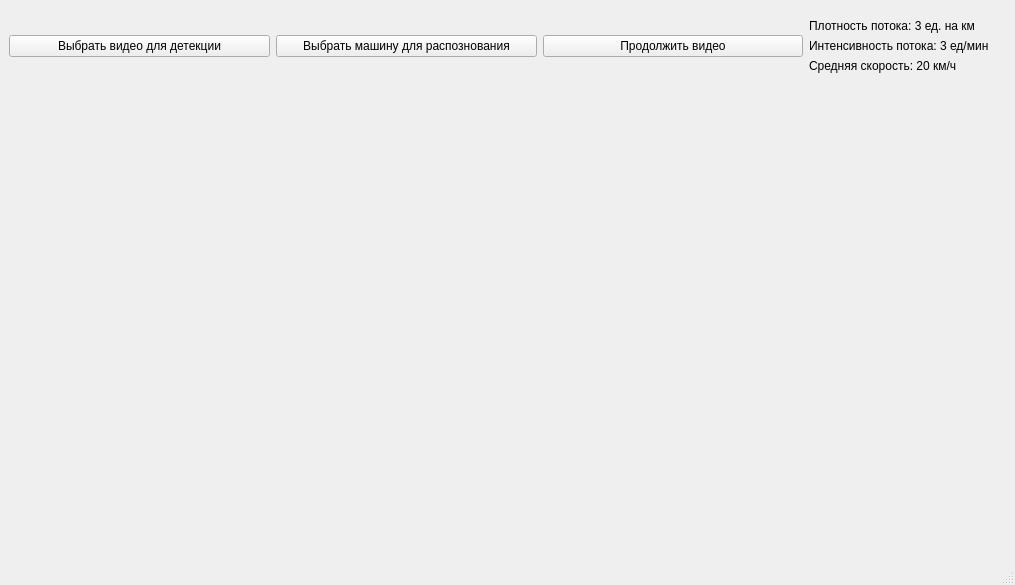
<?xml version="1.0" encoding="UTF-8"?>
<ui version="4.0">
 <class>RouteControl</class>
 <widget class="QMainWindow" name="RouteControl">
  <property name="geometry">
   <rect>
    <x>0</x>
    <y>0</y>
    <width>1015</width>
    <height>585</height>
   </rect>
  </property>
  <property name="windowTitle">
   <string>MainWindow</string>
  </property>
  <widget class="QWidget" name="centralwidget">
   <widget class="QWidget" name="verticalWidget" native="true">
    <property name="geometry">
     <rect>
      <x>9</x>
      <y>19</y>
      <width>1061</width>
      <height>691</height>
     </rect>
    </property>
    <layout class="QVBoxLayout" name="verticalLayout">
     <item>
      <layout class="QHBoxLayout" name="horizontalLayout">
       <item>
        <widget class="QPushButton" name="init_btn">
         <property name="text">
          <string>Выбрать видео для детекции</string>
         </property>
        </widget>
       </item>
       <item>
        <widget class="QPushButton" name="carClassification">
         <property name="text">
          <string>Выбрать машину для распознования</string>
         </property>
        </widget>
       </item>
       <item>
        <widget class="QPushButton" name="ok">
         <property name="text">
          <string>Продолжить видео</string>
         </property>
        </widget>
       </item>
       <item>
        <layout class="QVBoxLayout" name="verticalLayout_2">
         <item>
          <widget class="QLabel" name="label_3">
           <property name="text">
            <string>Плотность потока: 3 ед. на км</string>
           </property>
          </widget>
         </item>
         <item>
          <widget class="QLabel" name="label">
           <property name="text">
            <string>Интенсивность потока: 3 ед/мин</string>
           </property>
          </widget>
         </item>
         <item>
          <widget class="QLabel" name="label_2">
           <property name="text">
            <string>Средняя скорость: 20 км/ч</string>
           </property>
          </widget>
         </item>
        </layout>
       </item>
      </layout>
     </item>
     <item>
      <widget class="QLabel" name="road_view">
       <property name="sizePolicy">
        <sizepolicy hsizetype="Expanding" vsizetype="Expanding">
         <horstretch>0</horstretch>
         <verstretch>0</verstretch>
        </sizepolicy>
       </property>
       <property name="text">
        <string/>
       </property>
      </widget>
     </item>
    </layout>
   </widget>
  </widget>
  <widget class="QMenuBar" name="menubar">
   <property name="geometry">
    <rect>
     <x>0</x>
     <y>0</y>
     <width>1015</width>
     <height>26</height>
    </rect>
   </property>
  </widget>
  <widget class="QStatusBar" name="statusbar"/>
 </widget>
 <resources/>
 <connections/>
</ui>
